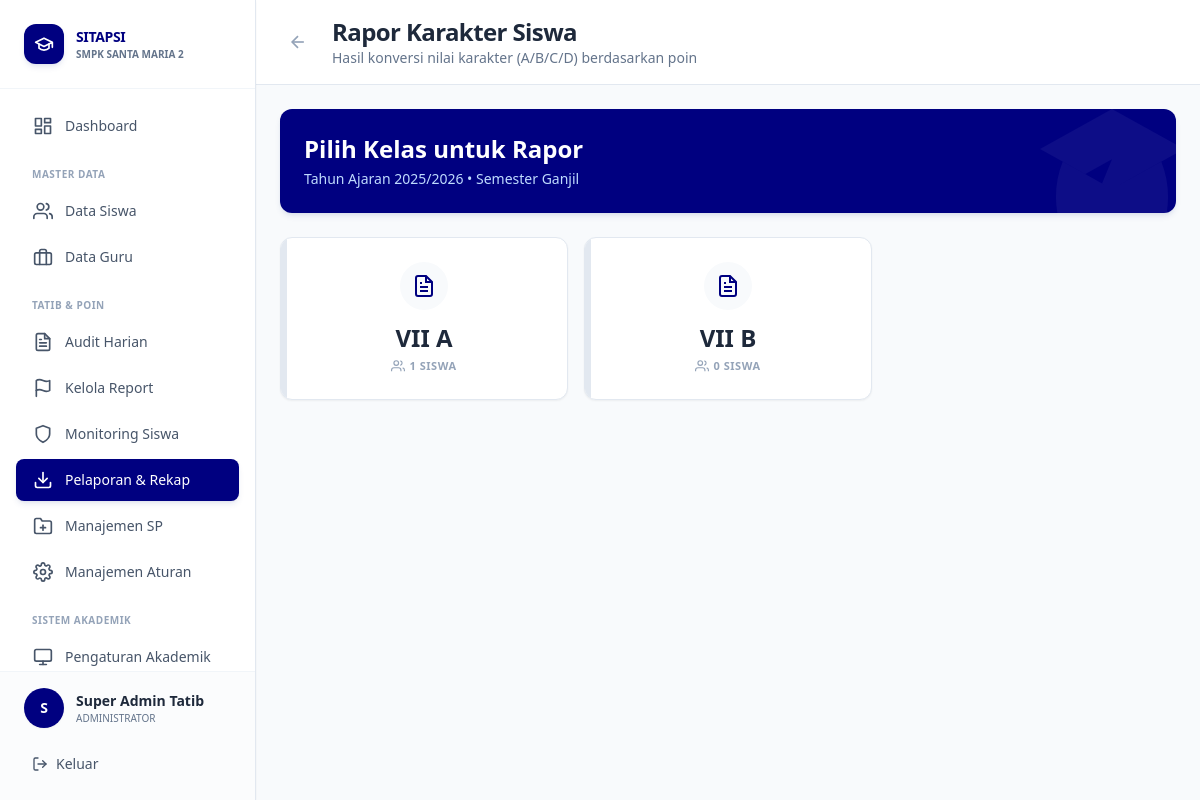
The page /views/admin/rapor_karakter.php (signed in) on the database as committed earlier.
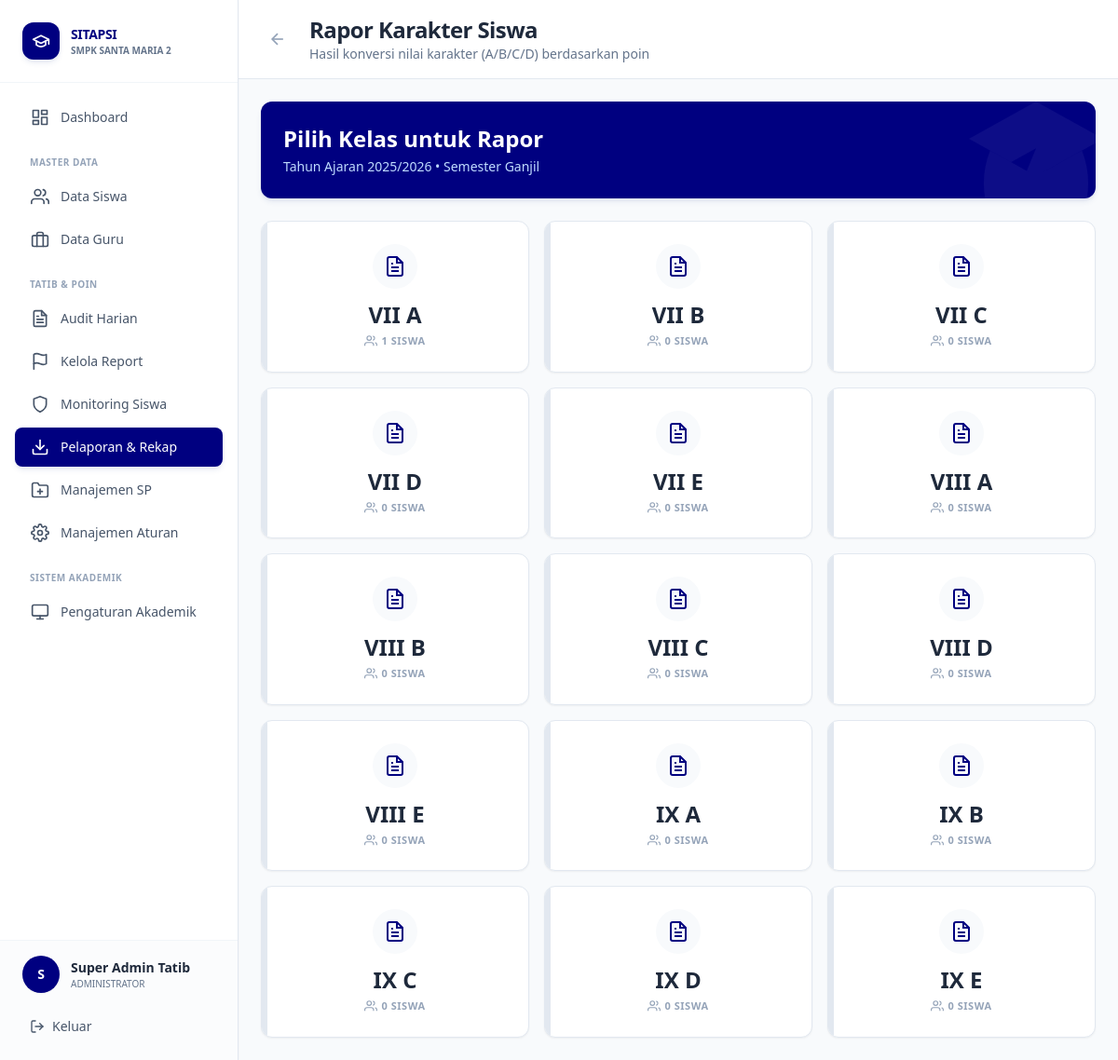
The same page on the database as committed later.
### tables this page shows
CREATE TABLE tb_kelas (
    id_kelas INT AUTO_INCREMENT PRIMARY KEY,
    nama_kelas VARCHAR(10) NOT NULL,  
    tingkat INT NOT NULL  
);

### config/database.php (called while the page is built, shortened)
<?php
function getDBConnection() {
    static $pdo = null;
    if ($pdo === null) {
        try {
            $dsn = "mysql:host=" . DB_HOST . ";dbname=" . DB_NAME . ";charset=" . DB_CHARSET;
            $options = [
                PDO::ATTR_ERRMODE            => PDO::ERRMODE_EXCEPTION,
                PDO::ATTR_DEFAULT_FETCH_MODE => PDO::FETCH_ASSOC,
                PDO::ATTR_EMULATE_PREPARES   => false,
                PDO::MYSQL_ATTR_INIT_COMMAND => "SET NAMES " . DB_CHARSET
            ];
            $pdo = new PDO($dsn, DB_USER, DB_PASS, $options);
        } catch (PDOException $e) {
            error_log("Database Connection Error: " . $e->getMessage());
            die("Koneksi database gagal. Silakan hubungi administrator.");
        }
    }
    return $pdo;
}
function executeQuery($sql, $params = []) {
    $pdo = getDBConnection();
    $stmt = $pdo->prepare($sql);
    $stmt->execute($params);
    return $stmt;
}
function fetchOne($sql, $params = []) {
    $stmt = executeQuery($sql, $params);
    return $stmt->fetch();
}
function fetchAll($sql, $params = []) {
    $stmt = executeQuery($sql, $params);
    return $stmt->fetchAll();
}
?>

### views/admin/rapor_karakter.php (the view, shortened to what the changed rows need)
<?php
require_once '../../config/database.php';
$tahun_aktif = fetchOne("SELECT id_tahun, nama_tahun, semester_aktif FROM tb_tahun_ajaran WHERE status = 'Aktif' LIMIT 1");
$kelas_list = fetchAll("SELECT id_kelas, nama_kelas, tingkat FROM tb_kelas ORDER BY tingkat, nama_kelas");
?>
<!DOCTYPE html>
<html lang="id">
<head>
    <script src="https://cdn.tailwindcss.com"></script>
</head>
<body class="bg-[#F8FAFC]">
<div class="flex h-screen overflow-hidden">
    <?php include '../../includes/sidebar_admin.php'; ?>
    <div class="flex-1 overflow-auto lg:ml-64">
        <div class="bg-white border-b border-[#E2E8F0] px-6 pl-16 lg:pl-6 py-4 sticky top-0 z-30 flex items-center space-x-4">
            <div>
                <h1 class="text-2xl font-extrabold text-slate-800 tracking-tight">Rapor Karakter Siswa</h1>
            </div>
        </div>
        <div class="p-6 space-y-6 max-w-7xl mx-auto">
            <div class="bg-[#000080] text-white rounded-xl shadow-md shadow-blue-900/10 p-6 relative overflow-hidden">
                <div class="relative z-10 flex items-center justify-between">
                    <div>
                        <h2 class="text-2xl font-extrabold mb-1">Pilih Kelas untuk Rapor</h2>
                    </div>
                </div>
            </div>
            <div class="grid grid-cols-1 sm:grid-cols-2 lg:grid-cols-3 xl:grid-cols-4 gap-4">
                <?php
                foreach ($kelas_list as $kelas):
                    $jumlah_siswa = fetchOne("
                        SELECT COUNT(*) as total
                        FROM tb_anggota_kelas
                        WHERE id_kelas = :id_kelas
                        AND id_tahun = :id_tahun
                    ", [
                        'id_kelas' => $kelas['id_kelas'],
                        'id_tahun' => $tahun_aktif['id_tahun']
                    ])['total'] ?? 0;
                ?>
                <a href="rapor_karakter_list.php?kelas=<?= $kelas['id_kelas'] ?>" class="block group">
                    <div class="bg-white border border-[#E2E8F0] hover:border-[#000080] rounded-xl shadow-sm hover:shadow-md p-6 transition-all transform group-hover:-translate-y-1 relative overflow-hidden flex flex-col items-center justify-center h-full min-h-[160px]">
                        <div class="w-1.5 h-full bg-slate-200 group-hover:bg-[#000080] absolute left-0 top-0 transition-colors"></div>
                        <div class="w-12 h-12 bg-slate-50 group-hover:bg-blue-50 text-[#000080] rounded-full flex items-center justify-center mb-3 transition-colors">
                        </div>
                        <h3 class="text-2xl font-extrabold text-slate-800 mb-1"><?= $kelas['nama_kelas'] ?></h3>
                        <div class="flex items-center text-[11px] font-bold text-slate-400 group-hover:text-blue-500 uppercase tracking-wider">
                            <svg class="w-3.5 h-3.5 mr-1" fill="none" stroke="currentColor" viewBox="0 0 24 24" stroke-width="2"><path d="M17 21v-2a4 4 0 0 0-4-4H5a4 4 0 0 0-4 4v2"></path><circle cx="9" cy="7" r="4"></circle><path d="M23 21v-2a4 4 0 0 0-3-3.87"></path><path d="M16 3.13a4 4 0 0 1 0 7.75"></path></svg>
                            <span><?= $jumlah_siswa ?> Siswa</span>
                        </div>
                    </div>
                </a>
                <?php endforeach; ?>
            </div>
        </div>
    </div>
</div>
</body>
</html>

Rows that differ between the two databases and show on the page:
added tb_kelas: nama_kelas "VII C", jumlah_siswa "0"
added tb_kelas: nama_kelas "VII D", jumlah_siswa "0"
added tb_kelas: nama_kelas "VII E", jumlah_siswa "0"
added tb_kelas: nama_kelas "VIII A", jumlah_siswa "0"
added tb_kelas: nama_kelas "VIII B", jumlah_siswa "0"
added tb_kelas: nama_kelas "VIII C", jumlah_siswa "0"
added tb_kelas: nama_kelas "VIII D", jumlah_siswa "0"
added tb_kelas: nama_kelas "VIII E", jumlah_siswa "0"
added tb_kelas: nama_kelas "IX A", jumlah_siswa "0"
added tb_kelas: nama_kelas "IX B", jumlah_siswa "0"
added tb_kelas: nama_kelas "IX C", jumlah_siswa "0"
added tb_kelas: nama_kelas "IX D", jumlah_siswa "0"
added tb_kelas: nama_kelas "IX E", jumlah_siswa "0"
